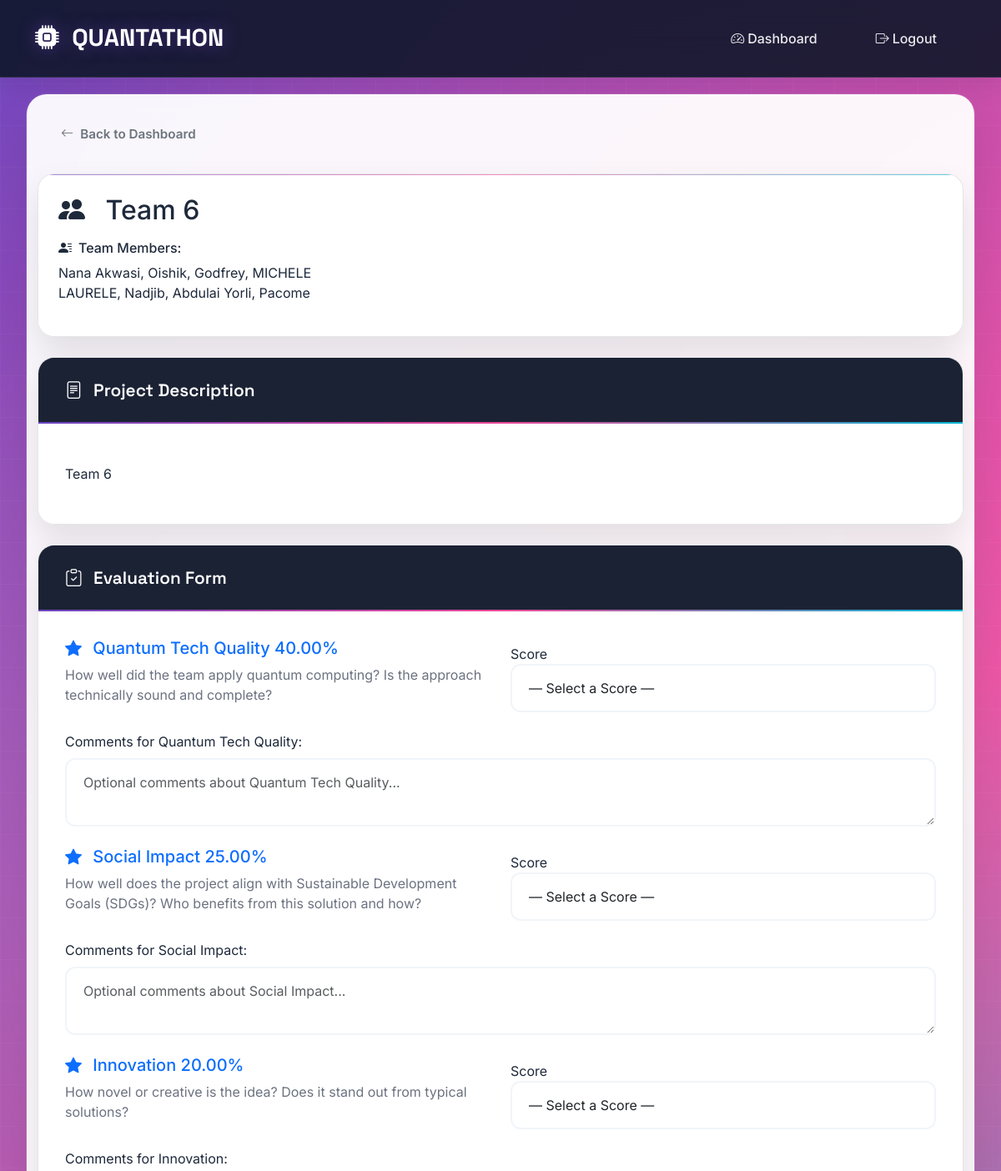
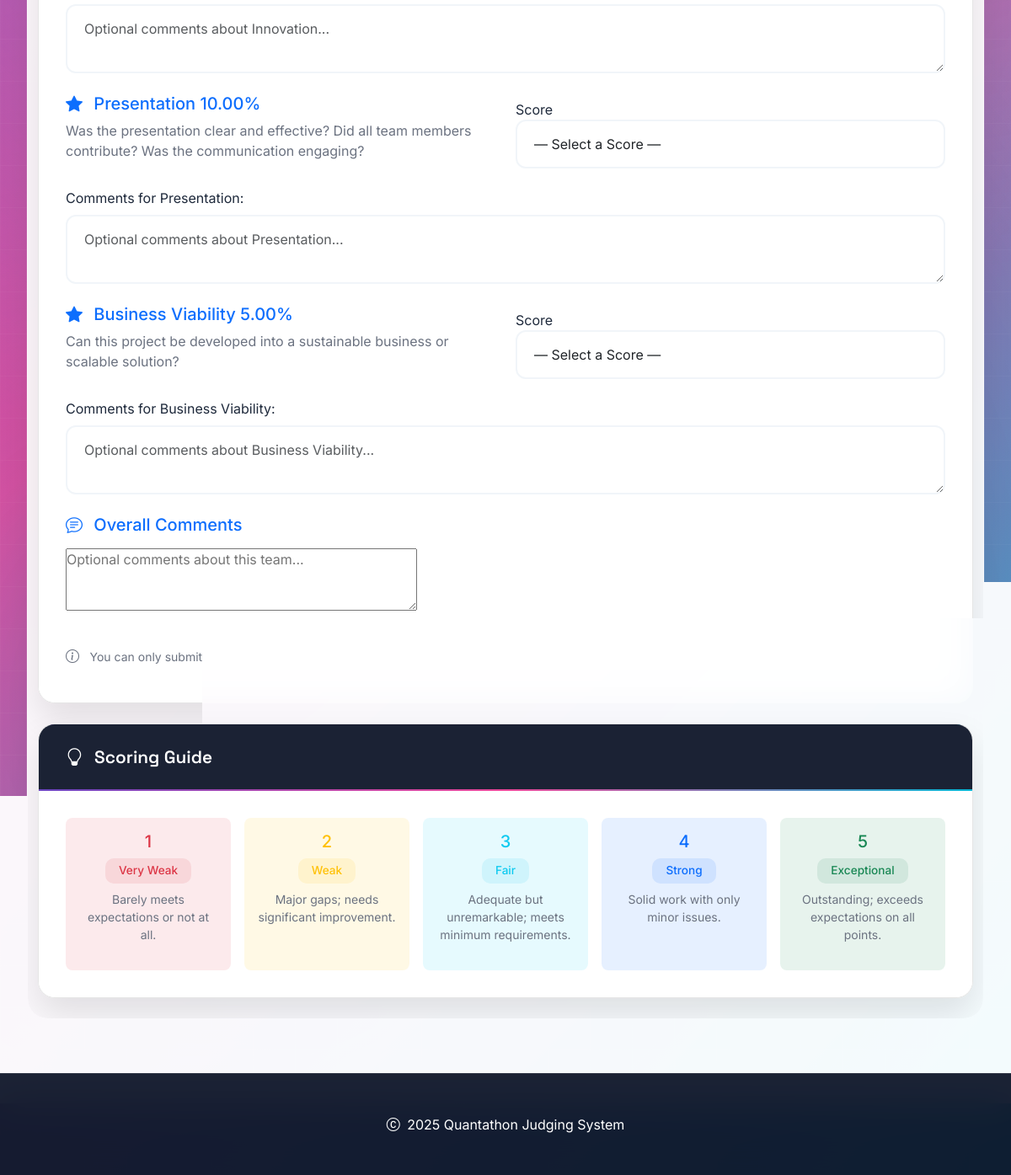
Screenshot of /judge/6/ (signed in) with the database file from the repository (2 pictures, top to bottom).
### judging/models.py (models this page shows, shortened)
class Team(models.Model):
    name = models.CharField(max_length=200)
    description = models.TextField()
    presentation_link = models.URLField(blank=True)
    members = models.TextField(help_text="Comma-separated list of team members")
    created_at = models.DateTimeField(auto_now_add=True)

### judging/views.py (the view)
# urls.py: path('judge/<int:team_id>/', views.judge_team, name='judge_team'),
def judge_team(request, team_id):
    if not request.user.is_authenticated:
        return redirect('judge_login')
    judge = get_object_or_404(Judge, user=request.user)
    team = get_object_or_404(Team, id=team_id)
    if Submission.objects.filter(judge=judge, team=team).exists():
        messages.warning(request, f'You have already judged {team.name}.')
        return redirect('judge_dashboard')
    if request.method == 'POST':
        form = TeamScoreForm(request.POST, judge=judge, team=team)
        if form.is_valid():
            with transaction.atomic():
                submission = Submission.objects.create(
                    judge=judge,
                    team=team,
                    comments=form.cleaned_data.get('comments', '')
                )
                for key in form.cleaned_data:
                    if key.startswith("score_"):
                        criterion_id = key.split("_")[1]
                        criterion = get_object_or_404(JudgingCriteria, id=criterion_id)
                        score_value = form.cleaned_data.get(key)
                        score_comment = form.cleaned_data.get(f'comment_{criterion_id}', '')
                        if score_value:
                            Score.objects.create(
                                submission=submission,
                                criteria=criterion,
                                score=score_value,
                                comments=score_comment
                            )
                update_team_final_scores(team)
                messages.success(request, f'Successfully submitted judgment for {team.name}!')
                return redirect('judge_dashboard')
    else:
        form = TeamScoreForm(judge=judge, team=team)
    context = {
        'form': form,
        'team': team,
        'judge': judge,
    }
    return render(request, 'judging/judge_team.html', context)

### judging/templates/judging/judge_team.html (shortened to what this page needs)
{% extends 'judging/base.html' %}
{% block content %}
<div class="row mb-4">
    <div class="col-12">
        <a href="{% url 'judge_dashboard' %}" class="btn btn-outline-secondary">
            <i class="bi bi-arrow-left me-2"></i>Back to Dashboard
        </a>
    </div>
</div>
<div class="row mb-4">
    <div class="col-12">
        <div class="card border-0" style="background: linear-gradient(135deg, #667eea 0%, #764ba2 100%);">
            <div class="card-body text-white p-4">
                <div class="row align-items-center">
                    <div class="col-lg-8">
                        <h2 class="card-title mb-3">
                            <i class="bi bi-people-fill me-3"></i>
                            {{ team.name }}
                        </h2>
                        <div class="row">
                            <div class="col-md-6">
                                <h6><i class="bi bi-person-lines-fill me-2"></i>Team Members:</h6>
                                <p class="mb-3">{{ team.members }}</p>
                            </div>
                            <div class="col-md-6">
                            </div>
                        </div>
                    </div>
                    <div class="col-lg-4 text-lg-end">
                        <div class="bg-white bg-opacity-20 rounded-3 p-3">
                        </div>
                    </div>
                </div>
            </div>
        </div>
    </div>
</div>
<div class="row mb-4">
    <div class="col-12">
        <div class="card">
            <div class="card-header">
                <i class="bi bi-file-text me-2"></i>
                Project Description
            </div>
            <div class="card-body">
                <p class="card-text">{{ team.description|linebreaks }}</p>
            </div>
        </div>
    </div>
</div>
<div class="row">
    <div class="col-12">
        <div class="card">
            <div class="card-header">
                <i class="bi bi-clipboard-check me-2"></i>
                Evaluation Form
            </div>
            <div class="card-body">
                <form method="post" id="judgingForm">
                    <div class="criteria-sections">
                        {% for field in form %}
                            {% if 'score_' in field.name %}
                                {% with criteria_id=field.name|slice:"6:" %}
                                    <div class="criteria-section mb-4">
                                        <div class="row align-items-center">
                                            <div class="col-lg-6">
                                                <h5 class="text-primary mb-2">
                                                    <i class="bi bi-star-fill me-2"></i>
                                                    {{ field.label|cut:" (Weight:" |cut:")" }}
                                                </h5>
                                                <p class="text-muted mb-3">{{ field.help_text }}</p>
                                            </div>
                                            <div class="col-lg-6">
                                                <div class="d-flex align-items-center justify-content-lg-end">
                                                    <div class="form-group">
                                                    <label for="score">Score</label>
                                                    <select class="form-control score-select"
                                                            name="{{ field.name }}"
                                                            required
                                                            onchange="showOnlyNumber(this)">
                                                        <option value="" selected hidden>— Select a Score —</option>
                                                    </select>
                                                    </div>
                                                </div>
                                            </div>
                                        </div>
                                        {% for comment_field in form %}
                                            {% if comment_field.name == "comment_"|add:criteria_id %}
                                                <div class="mt-3">
                                                    <label class="form-label">{{ comment_field.label }}:</label>
                                                    {{ comment_field }}
                                                </div>
                                            {% endif %}
                                        {% endfor %}
                                    </div>
                                {% endwith %}
                            {% endif %}
                        {% endfor %}
                    </div>
                    <div class="criteria-section mb-4">
                        <h5 class="text-primary mb-3">
                            <i class="bi bi-chat-text me-2"></i>
                            Overall Comments
                        </h5>
                        <div class="mb-3">
                            {{ form.comments }}
                        </div>
                    </div>
                    <div class="row">
                        <div class="col-12">
                            <div class="d-flex justify-content-between align-items-center">
                                <div class="text-muted">
                                    <i class="bi bi-info-circle me-2"></i>
                                    <small>You can only submit your judgment once. Please review carefully.</small>
                                </div>
                                <div>
                                    <button type="button" class="btn btn-outline-secondary me-2" onclick="resetForm()">
                                        <i class="bi bi-arrow-clockwise me-2"></i>Reset Form
                                    </button>
                                    <button type="submit" class="btn btn-success btn-lg" id="submitBtn">
                                        <i class="bi bi-check-circle me-2"></i>Submit Judgment
                                    </button>
                                </div>
                            </div>
                        </div>
                    </div>
                </form>
            </div>
        </div>
    </div>
</div>
<div class="row mt-4">
    <div class="col-12">
        <div class="card border-info">
            <div class="card-header bg-info bg-opacity-10">
                <i class="bi bi-lightbulb me-2"></i>
                Scoring Guide
            </div>
            <div class="card-body">
                <div class="row g-3 text-center">
                <div class="col-md">
                    <div class="p-3 bg-danger bg-opacity-10 rounded-3 h-100">
                        <h5 class="text-danger">1</h5>
                        <span class="badge bg-danger-subtle text-danger">Very Weak</span>
                        <p class="small mt-2 text-muted">Barely meets expectations or not at all.</p>
                    </div>
                </div>
                <div class="col-md">
                    <div class="p-3 bg-warning bg-opacity-10 rounded-3 h-100">
                        <h5 class="text-warning">2</h5>
                        <span class="badge bg-warning-subtle text-warning">Weak</span>
                        <p class="small mt-2 text-muted">Major gaps; needs significant improvement.</p>
                    </div>
                </div>
                <div class="col-md">
                    <div class="p-3 bg-info bg-opacity-10 rounded-3 h-100">
                        <h5 class="text-info">3</h5>
                        <span class="badge bg-info-subtle text-info">Fair</span>
                        <p class="small mt-2 text-muted">Adequate but unremarkable; meets minimum requirements.</p>
                    </div>
                </div>
                <div class="col-md">
                    <div class="p-3 bg-primary bg-opacity-10 rounded-3 h-100">
                        <h5 class="text-primary">4</h5>
                        <span class="badge bg-primary-subtle text-primary">Strong</span>
                        <p class="small mt-2 text-muted">Solid work with only minor issues.</p>
                    </div>
                </div>
                <div class="col-md">
                    <div class="p-3 bg-success bg-opacity-10 rounded-3 h-100">
                        <h5 class="text-success">5</h5>
                        <span class="badge bg-success-subtle text-success">Exceptional</span>
                        <p class="small mt-2 text-muted">Outstanding; exceeds expectations on all points.</p>
                    </div>
                </div>
                </div>
            </div>
        </div>
    </div>
</div>
{% endblock %}

### judging/templates/judging/base.html (style rules this page uses)
:root { --quantum-purple: #6B46C1; --quantum-blue: #3B82F6; --quantum-cyan: #06B6D4; --quantum-pink: #EC4899; --quantum-violet: #8B5CF6; --quantum-indigo: #4F46E5; --quantum-dark: #0F172A; --quantum-gray-900: #1E293B; --quantum-gray-800: #334155; --quantum-gray-700: #475569; --quantum-gray-100: #F1F5F9; --quantum-gray-50: #F8FAFC; --gradient-quantum: linear-gradient(135deg, var(--quantum-purple) 0%, var(--quantum-pink) 50%, var(--quantum-cyan) 100%); --gradient-dark: linear-gradient(135deg, var(--quantum-dark) 0%, var(--quantum-gray-900) 100%); --gradient-card: linear-gradient(145deg, rgba(255,255,255,0.9) 0%, rgba(255,255,255,0.7) 100%); --glass-bg: rgba(255, 255, 255, 0.1); --glass-border: rgba(255, 255, 255, 0.2); }
* { margin: 0; padding: 0; box-sizing: border-box; }
body { font-family: 'Inter', -apple-system, BlinkMacSystemFont, 'Segoe UI', sans-serif; background: var(--gradient-quantum); min-height: 100vh; color: var(--quantum-dark); position: relative; overflow-x: hidden; }
body::before { content: ''; position: fixed; top: 0; left: 0; width: 100%; height: 100%; background: radial-gradient(circle at 20% 80%, rgba(120, 119, 198, 0.3) 0%, transparent 50%), radial-gradient(circle at 80% 20%, rgba(255, 119, 198, 0.3) 0%, transparent 50%), radial-gradient(circle at 40% 40%, rgba(120, 219, 255, 0.3) 0%, transparent 50%); z-index: -2; animation: float 20s ease-in-out infinite; }
body::after { content: ''; position: fixed; top: 0; left: 0; width: 100%; height: 100%; background-image: linear-gradient(rgba(255,255,255,0.1) 1px, transparent 1px), linear-gradient(90deg, rgba(255,255,255,0.1) 1px, transparent 1px); background-size: 50px 50px; z-index: -1; opacity: 0.3; }
.card { background: rgba(255, 255, 255, 0.98) !important; backdrop-filter: blur(20px); border: 1px solid rgba(0, 0, 0, 0.1) !important; border-radius: 20px; box-shadow: 0 20px 40px rgba(0, 0, 0, 0.1), 0 0 0 1px rgba(255, 255, 255, 0.1); transition: all 0.4s ease; overflow: hidden; position: relative; color: #1E293B !important; }
.card::before { content: ''; position: absolute; top: 0; left: 0; right: 0; height: 1px; background: var(--gradient-quantum); opacity: 0.6; }
.card-header { background: rgba(15, 23, 42, 0.95) !important; color: white !important; border: none; padding: 1.5rem 2rem; font-weight: 600; font-size: 1.3rem; font-family: 'Space Grotesk', sans-serif; position: relative; }
.card-header::before { content: ''; position: absolute; bottom: 0; left: 0; right: 0; height: 2px; background: var(--gradient-quantum); }
.card-body { background: rgba(255, 255, 255, 0.98) !important; padding: 2rem; color: #1E293B !important; }
.btn { border-radius: 12px; padding: 12px 28px; font-weight: 600; font-size: 0.95rem; transition: all 0.3s ease; border: none; position: relative; overflow: hidden; }
.btn-success { background: linear-gradient(135deg, #10B981, #34D399); color: white; box-shadow: 0 8px 25px rgba(16, 185, 129, 0.3); }
.form-control, .form-select { border: 2px solid var(--quantum-gray-100); border-radius: 12px; padding: 15px 20px; transition: all 0.3s ease; background: rgba(255, 255, 255, 0.9); backdrop-filter: blur(10px); }
.badge { border-radius: 10px; padding: 8px 16px; font-weight: 500; font-size: 0.85rem; }
.text-muted { color: #6B7280 !important; }

### rows the page displays
Team: name "Team 6", members "Nana Akwasi, Oishik, Godfrey, MICHELE LAURELE, Nadjib, Abdulai Yorli, Pacome", description "Team 6"

### other values shown
{{ field.label|cut:" (Weight:" |cut:")" }} "Quantum Tech Quality 40.00%" "Social Impact 25.00%" "Innovation 20.00%" "Presentation 10.00%" "Business Viability 5.00%"
{{ field.help_text }} "How well did the team apply quantum computing? Is the approach technically sound and complete?" "How well does the project align with Sustainable Development Goals (SDGs)? Who benefits from this solution and how?" "How novel or creative is the idea? Does it stand out from typical solutions?" "Was the presentation clear and effective? Did all team members contribute? Was the communication engaging?" "Can this project be developed into a sustainable business or scalable solution?"
{{ comment_field.label }} "Comments for Quantum Tech Quality" "Comments for Social Impact" "Comments for Innovation" "Comments for Presentation" "Comments for Business Viability"
